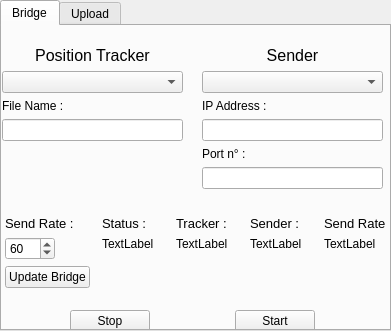
<?xml version="1.0" encoding="UTF-8"?>
<ui version="4.0">
 <class>SelectWindow</class>
 <widget class="QMainWindow" name="SelectWindow">
  <property name="geometry">
   <rect>
    <x>0</x>
    <y>0</y>
    <width>391</width>
    <height>331</height>
   </rect>
  </property>
  <property name="sizePolicy">
   <sizepolicy hsizetype="Fixed" vsizetype="Fixed">
    <horstretch>0</horstretch>
    <verstretch>0</verstretch>
   </sizepolicy>
  </property>
  <property name="windowTitle">
   <string>Bridge</string>
  </property>
  <property name="layoutDirection">
   <enum>Qt::LeftToRight</enum>
  </property>
  <property name="autoFillBackground">
   <bool>false</bool>
  </property>
  <widget class="QWidget" name="centralwidget">
   <widget class="QTabWidget" name="tabWidget">
    <property name="geometry">
     <rect>
      <x>0</x>
      <y>0</y>
      <width>391</width>
      <height>331</height>
     </rect>
    </property>
    <property name="currentIndex">
     <number>0</number>
    </property>
    <widget class="QWidget" name="tab">
     <attribute name="title">
      <string>Bridge</string>
     </attribute>
     <widget class="QWidget" name="gridLayoutWidget">
      <property name="geometry">
       <rect>
        <x>-10</x>
        <y>190</y>
        <width>111</width>
        <height>91</height>
       </rect>
      </property>
      <layout class="QGridLayout" name="gridLayout">
       <item row="3" column="0">
        <widget class="QPushButton" name="_updateButton">
         <property name="text">
          <string>Update Bridge</string>
         </property>
        </widget>
       </item>
       <item row="0" column="0">
        <widget class="QLabel" name="_sendRateLabel">
         <property name="maximumSize">
          <size>
           <width>150</width>
           <height>50</height>
          </size>
         </property>
         <property name="font">
          <font>
           <pointsize>10</pointsize>
          </font>
         </property>
         <property name="text">
          <string>Send Rate :</string>
         </property>
        </widget>
       </item>
       <item row="1" column="0">
        <widget class="QSpinBox" name="_sendRateSpin">
         <property name="minimumSize">
          <size>
           <width>35</width>
           <height>0</height>
          </size>
         </property>
         <property name="maximumSize">
          <size>
           <width>50</width>
           <height>16777215</height>
          </size>
         </property>
         <property name="minimum">
          <number>1</number>
         </property>
         <property name="maximum">
          <number>120</number>
         </property>
         <property name="value">
          <number>60</number>
         </property>
        </widget>
       </item>
       <item row="4" column="0">
        <spacer name="verticalSpacer">
         <property name="orientation">
          <enum>Qt::Vertical</enum>
         </property>
         <property name="sizeHint" stdset="0">
          <size>
           <width>20</width>
           <height>40</height>
          </size>
         </property>
        </spacer>
       </item>
      </layout>
     </widget>
     <widget class="QWidget" name="verticalLayoutWidget_2">
      <property name="geometry">
       <rect>
        <x>190</x>
        <y>10</y>
        <width>201</width>
        <height>177</height>
       </rect>
      </property>
      <layout class="QVBoxLayout" name="_trackerLayout_2">
       <property name="leftMargin">
        <number>10</number>
       </property>
       <property name="topMargin">
        <number>10</number>
       </property>
       <property name="rightMargin">
        <number>10</number>
       </property>
       <property name="bottomMargin">
        <number>10</number>
       </property>
       <item>
        <widget class="QLabel" name="_senderLabel">
         <property name="font">
          <font>
           <pointsize>12</pointsize>
          </font>
         </property>
         <property name="text">
          <string>Sender</string>
         </property>
         <property name="alignment">
          <set>Qt::AlignCenter</set>
         </property>
        </widget>
       </item>
       <item>
        <widget class="QComboBox" name="_senderComboBox">
         <property name="minimumSize">
          <size>
           <width>100</width>
           <height>0</height>
          </size>
         </property>
         <property name="maximumSize">
          <size>
           <width>16777215</width>
           <height>16777215</height>
          </size>
         </property>
         <property name="layoutDirection">
          <enum>Qt::LeftToRight</enum>
         </property>
        </widget>
       </item>
       <item>
        <widget class="QLabel" name="_senderHint1">
         <property name="text">
          <string>IP Address :</string>
         </property>
        </widget>
       </item>
       <item>
        <widget class="QLineEdit" name="_senderLine1"/>
       </item>
       <item>
        <widget class="QLabel" name="_senderHint2">
         <property name="text">
          <string>Port n° :</string>
         </property>
        </widget>
       </item>
       <item>
        <widget class="QLineEdit" name="_senderLine2"/>
       </item>
       <item>
        <spacer name="verticalSpacer_2">
         <property name="orientation">
          <enum>Qt::Vertical</enum>
         </property>
         <property name="sizeHint" stdset="0">
          <size>
           <width>20</width>
           <height>40</height>
          </size>
         </property>
        </spacer>
       </item>
      </layout>
     </widget>
     <widget class="QWidget" name="verticalLayoutWidget">
      <property name="geometry">
       <rect>
        <x>-10</x>
        <y>10</y>
        <width>201</width>
        <height>121</height>
       </rect>
      </property>
      <layout class="QVBoxLayout" name="_trackerLayout">
       <property name="leftMargin">
        <number>10</number>
       </property>
       <property name="topMargin">
        <number>10</number>
       </property>
       <property name="rightMargin">
        <number>10</number>
       </property>
       <property name="bottomMargin">
        <number>10</number>
       </property>
       <item>
        <widget class="QLabel" name="_trackerLabel">
         <property name="font">
          <font>
           <pointsize>12</pointsize>
           <weight>50</weight>
           <italic>false</italic>
           <bold>false</bold>
           <underline>false</underline>
           <kerning>true</kerning>
          </font>
         </property>
         <property name="text">
          <string>Position Tracker</string>
         </property>
         <property name="alignment">
          <set>Qt::AlignCenter</set>
         </property>
        </widget>
       </item>
       <item>
        <widget class="QComboBox" name="_trackerComboBox">
         <property name="minimumSize">
          <size>
           <width>100</width>
           <height>0</height>
          </size>
         </property>
         <property name="maximumSize">
          <size>
           <width>16777215</width>
           <height>16777215</height>
          </size>
         </property>
         <property name="layoutDirection">
          <enum>Qt::LeftToRight</enum>
         </property>
        </widget>
       </item>
       <item>
        <widget class="QLabel" name="_trackerHint1">
         <property name="text">
          <string>File Name :</string>
         </property>
        </widget>
       </item>
       <item>
        <widget class="QLineEdit" name="_trackerLine1"/>
       </item>
       <item>
        <spacer name="verticalSpacer_3">
         <property name="orientation">
          <enum>Qt::Vertical</enum>
         </property>
         <property name="sizeHint" stdset="0">
          <size>
           <width>20</width>
           <height>40</height>
          </size>
         </property>
        </spacer>
       </item>
      </layout>
     </widget>
     <widget class="QWidget" name="horizontalLayoutWidget">
      <property name="geometry">
       <rect>
        <x>-10</x>
        <y>280</y>
        <width>401</width>
        <height>31</height>
       </rect>
      </property>
      <layout class="QHBoxLayout" name="horizontalLayout">
       <item>
        <spacer name="horizontalSpacer">
         <property name="orientation">
          <enum>Qt::Horizontal</enum>
         </property>
         <property name="sizeHint" stdset="0">
          <size>
           <width>40</width>
           <height>20</height>
          </size>
         </property>
        </spacer>
       </item>
       <item>
        <widget class="QPushButton" name="_stopButton">
         <property name="text">
          <string>Stop</string>
         </property>
        </widget>
       </item>
       <item>
        <spacer name="horizontalSpacer_2">
         <property name="orientation">
          <enum>Qt::Horizontal</enum>
         </property>
         <property name="sizeHint" stdset="0">
          <size>
           <width>40</width>
           <height>20</height>
          </size>
         </property>
        </spacer>
       </item>
       <item>
        <widget class="QPushButton" name="_startButton">
         <property name="text">
          <string>Start</string>
         </property>
         <property name="flat">
          <bool>false</bool>
         </property>
        </widget>
       </item>
       <item>
        <spacer name="horizontalSpacer_3">
         <property name="orientation">
          <enum>Qt::Horizontal</enum>
         </property>
         <property name="sizeHint" stdset="0">
          <size>
           <width>40</width>
           <height>20</height>
          </size>
         </property>
        </spacer>
       </item>
      </layout>
     </widget>
     <widget class="QWidget" name="gridLayoutWidget_2">
      <property name="geometry">
       <rect>
        <x>100</x>
        <y>190</y>
        <width>291</width>
        <height>91</height>
       </rect>
      </property>
      <layout class="QGridLayout" name="gridLayout_2">
       <item row="0" column="2">
        <widget class="QLabel" name="_infoLabel3">
         <property name="font">
          <font>
           <pointsize>10</pointsize>
          </font>
         </property>
         <property name="text">
          <string>Sender :</string>
         </property>
        </widget>
       </item>
       <item row="0" column="0">
        <widget class="QLabel" name="_infoLabel1">
         <property name="font">
          <font>
           <pointsize>10</pointsize>
          </font>
         </property>
         <property name="text">
          <string>Status :</string>
         </property>
         <property name="wordWrap">
          <bool>true</bool>
         </property>
        </widget>
       </item>
       <item row="2" column="0">
        <spacer name="verticalSpacer_4">
         <property name="orientation">
          <enum>Qt::Vertical</enum>
         </property>
         <property name="sizeHint" stdset="0">
          <size>
           <width>20</width>
           <height>40</height>
          </size>
         </property>
        </spacer>
       </item>
       <item row="1" column="2">
        <widget class="QLabel" name="_senderInfoLabel">
         <property name="text">
          <string>TextLabel</string>
         </property>
         <property name="alignment">
          <set>Qt::AlignLeading|Qt::AlignLeft|Qt::AlignTop</set>
         </property>
        </widget>
       </item>
       <item row="0" column="3">
        <widget class="QLabel" name="_infoLabel4">
         <property name="font">
          <font>
           <pointsize>10</pointsize>
          </font>
         </property>
         <property name="text">
          <string>Send Rate :</string>
         </property>
        </widget>
       </item>
       <item row="2" column="3">
        <spacer name="verticalSpacer_7">
         <property name="orientation">
          <enum>Qt::Vertical</enum>
         </property>
         <property name="sizeHint" stdset="0">
          <size>
           <width>20</width>
           <height>40</height>
          </size>
         </property>
        </spacer>
       </item>
       <item row="1" column="1">
        <widget class="QLabel" name="_trackerInfoLabel">
         <property name="text">
          <string>TextLabel</string>
         </property>
         <property name="alignment">
          <set>Qt::AlignLeading|Qt::AlignLeft|Qt::AlignTop</set>
         </property>
        </widget>
       </item>
       <item row="2" column="1">
        <spacer name="verticalSpacer_5">
         <property name="orientation">
          <enum>Qt::Vertical</enum>
         </property>
         <property name="sizeHint" stdset="0">
          <size>
           <width>20</width>
           <height>40</height>
          </size>
         </property>
        </spacer>
       </item>
       <item row="0" column="1">
        <widget class="QLabel" name="_infoLabel2">
         <property name="font">
          <font>
           <pointsize>10</pointsize>
          </font>
         </property>
         <property name="text">
          <string>Tracker :</string>
         </property>
        </widget>
       </item>
       <item row="2" column="2">
        <spacer name="verticalSpacer_6">
         <property name="orientation">
          <enum>Qt::Vertical</enum>
         </property>
         <property name="sizeHint" stdset="0">
          <size>
           <width>20</width>
           <height>40</height>
          </size>
         </property>
        </spacer>
       </item>
       <item row="1" column="0">
        <widget class="QLabel" name="_statusInfoLabel">
         <property name="text">
          <string>TextLabel</string>
         </property>
         <property name="alignment">
          <set>Qt::AlignLeading|Qt::AlignLeft|Qt::AlignTop</set>
         </property>
        </widget>
       </item>
       <item row="1" column="3">
        <widget class="QLabel" name="_sendRateInfoLabel">
         <property name="text">
          <string>TextLabel</string>
         </property>
         <property name="alignment">
          <set>Qt::AlignLeading|Qt::AlignLeft|Qt::AlignTop</set>
         </property>
        </widget>
       </item>
       <item row="3" column="0" colspan="4">
        <widget class="QLabel" name="_infoLabel">
         <property name="text">
          <string/>
         </property>
        </widget>
       </item>
      </layout>
     </widget>
    </widget>
    <widget class="QWidget" name="tab_2">
     <attribute name="title">
      <string>Upload</string>
     </attribute>
    </widget>
   </widget>
  </widget>
 </widget>
 <resources/>
 <connections/>
</ui>
